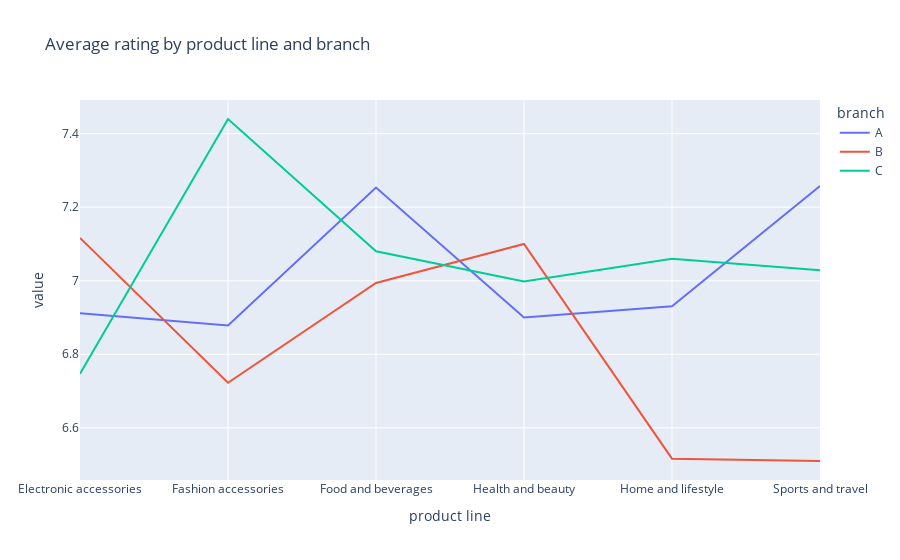

Notebook code cell kept with this figure:
### Code cell
px.line(data_frame=average_rating_by_branch_product, title='Average rating by product line and branch')

### Figure 1 — Plotly figure (JSON) as saved in the notebook; plotly's stock layout.template omitted (floating-point values rounded to 4 significant figures)
{"data": [{"hovertemplate": "branch=A<br>product line=%{x}<br>value=%{y}<extra></extra>", "legendgroup": "A", "line": {"color": "#636efa", "dash": "solid"}, "marker": {"symbol": "circle"}, "mode": "lines", "name": "A", "orientation": "v", "showlegend": true, "type": "scatter", "x": ["Electronic accessories", "Fashion accessories", "Food and beverages", "Health and beauty", "Home and lifestyle", "Sports and travel"], "xaxis": "x", "y": [6.912, 6.878, 7.253, 6.9, 6.931, 7.258], "yaxis": "y"}, {"hovertemplate": "branch=B<br>product line=%{x}<br>value=%{y}<extra></extra>", "legendgroup": "B", "line": {"color": "#EF553B", "dash": "solid"}, "marker": {"symbol": "circle"}, "mode": "lines", "name": "B", "orientation": "v", "showlegend": true, "type": "scatter", "x": ["Electronic accessories", "Fashion accessories", "Food and beverages", "Health and beauty", "Home and lifestyle", "Sports and travel"], "xaxis": "x", "y": [7.116, 6.723, 6.994, 7.1, 6.516, 6.51], "yaxis": "y"}, {"hovertemplate": "branch=C<br>product line=%{x}<br>value=%{y}<extra></extra>", "legendgroup": "C", "line": {"color": "#00cc96", "dash": "solid"}, "marker": {"symbol": "circle"}, "mode": "lines", "name": "C", "orientation": "v", "showlegend": true, "type": "scatter", "x": ["Electronic accessories", "Fashion accessories", "Food and beverages", "Health and beauty", "Home and lifestyle", "Sports and travel"], "xaxis": "x", "y": [6.747, 7.44, 7.08, 6.998, 7.06, 7.029], "yaxis": "y"}], "layout": {"legend": {"title": {"text": "branch"}, "tracegroupgap": 0}, "title": {"text": "Average rating by product line and branch"}, "xaxis": {"anchor": "y", "domain": [0, 1], "title": {"text": "product line"}}, "yaxis": {"anchor": "x", "domain": [0, 1], "title": {"text": "value"}}}}
